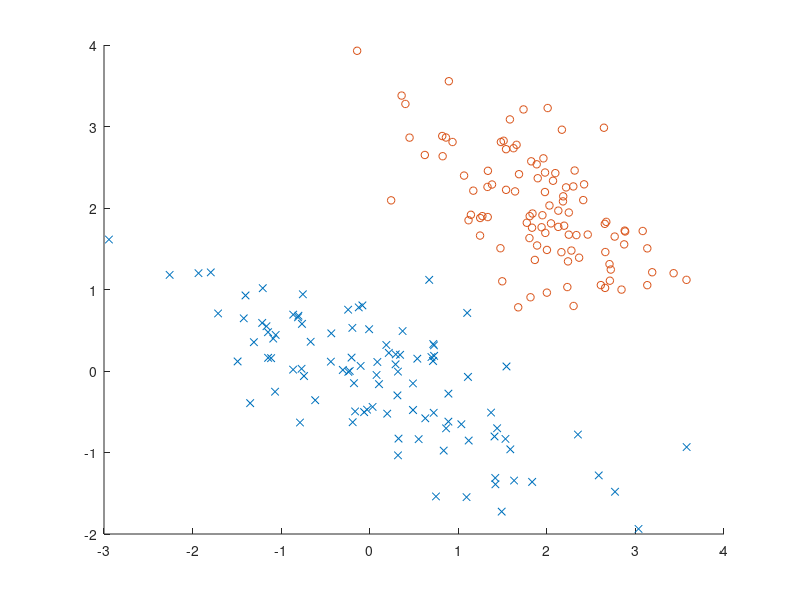

Recreate this plot in MATLAB. (Note: this script raises an error after producing the figure.)
clear;
fig = figure
hold on

data = load('d1b.mat');

X = data.X;
Y = data.Y;

X1 = X(Y == 1, :);
X2 = X(Y == -1, :);
scatter(X1(:,1), X1(:,2), 30, 'x');
scatter(X2(:,1), X2(:,2), 30, 'o');

SVMStruct = svmtrain(X, Y, 'BoxConstraint', 10000)


ind = SVMStruct.SupportVectorIndices;
a = SVMStruct.Alpha;
b = SVMStruct.Bias;

w = [0; 0];
for n=1:size(a)
    w = w + a(n) * Y(ind(n)) * transpose(X(ind(n),:));
end

ezplot(@(x1, x2) w(1)*x1 + w(2)*x2)